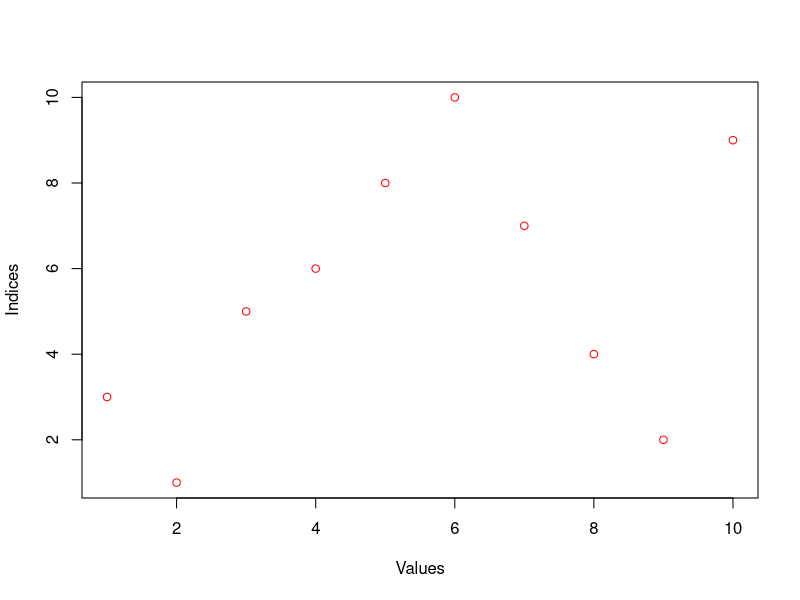
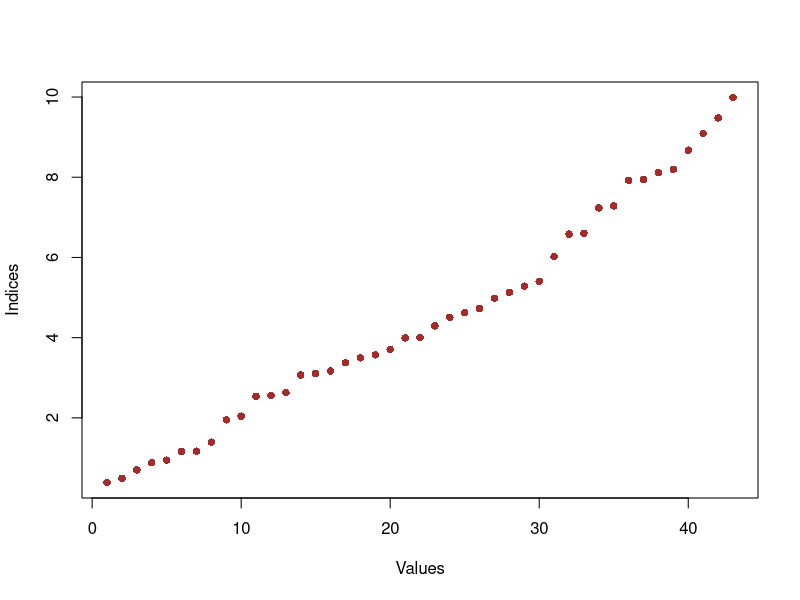
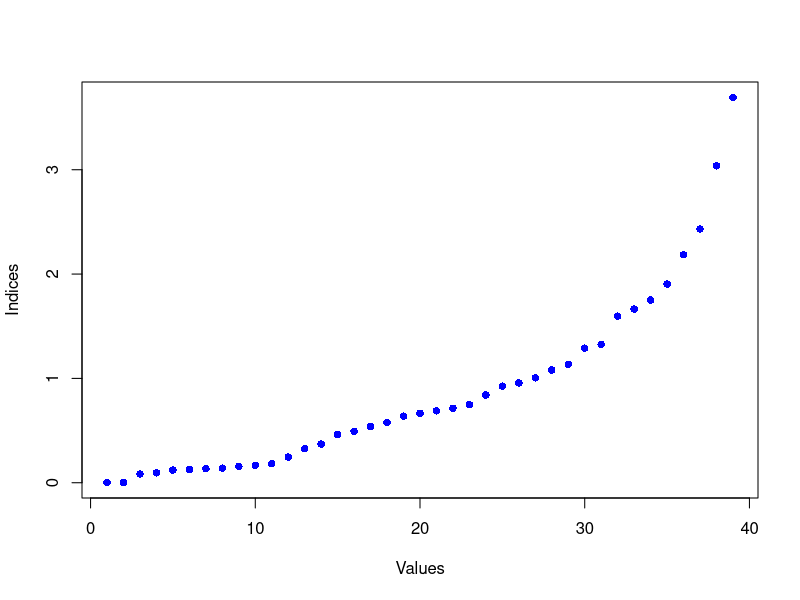
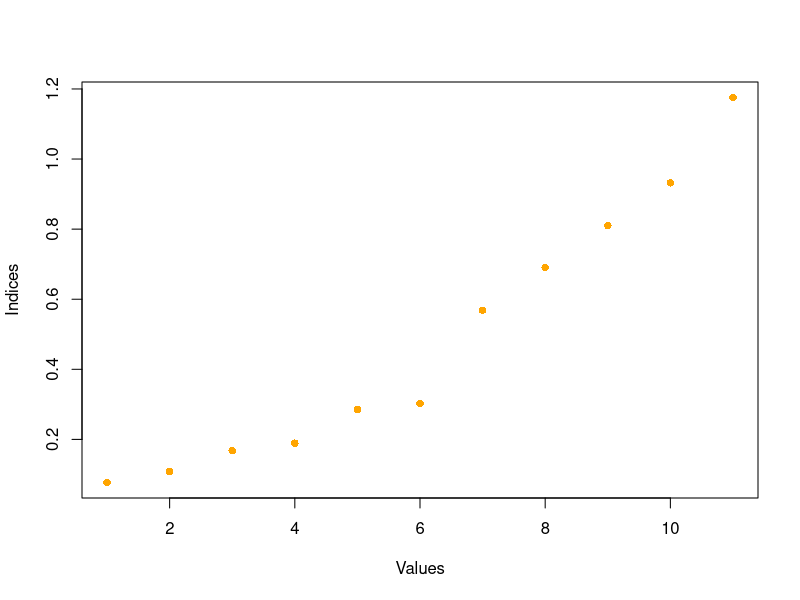

Here is the R script that generated these plots, in order:
# a) Generating random permutations
set.seed(67)

generate_random_permutation <- function (n, p) {
  k <- n  
  
  while(k>=1){
    u <- runif(1, 0, 1)
    I <- floor(k*u) + 1
    temp <- p[I]
    p[I] <- p[k]
    p[k] <- temp
    k <- k-1  
  }
  
  return(p)
}

n <- 10
p <- seq(1, n, 1)
cat("Initial Permutation is: \n")
cat(p)
q <- generate_random_permutation(n, p)
cat("\nFinal Permutation is: \n")
cat(q, "\n")
plot(q, col="red", xlab="Values", ylab="Indices")


# b) Generation of a stationery Poisson Process
generate_stationery_poisson <- function(T, S, lambda){
  t <- 0
  I <- 0
  
  while(t < T){
    u <- runif(1, 0, 1)
    t <- t - (1/lambda)*log(u)
    if (t>T)
      break
    I <- I + 1
    S[I] <- t
  }
  return(S)  
}

T <- 10
S <- c()
lambda <- 5

S <- generate_stationery_poisson(T, S, lambda)
cat("The resultant array is as follows: ", S)
plot(S, col="brown", xlab="Values", ylab="Indices", pch=16)

# c)  
# Algorithm - 1 : Generation of a non-stationery Poisson Process
intensity_function <- function (t, lambda) {
  return(lambda*exp(-t))
}

generate_non_stationery_poisson_algo_1 <- function(T, S, lambda_upper_bound, fn){
  t <- 0
  I <- 0
  
  while(t < T){
    u <- runif(1, 0, 1)
    t <- t - (1/lambda)*log(u)
    if (t>T)
      break
    if(u <= fn(t, lambda)/lambda_upper_bound){
      I <- I + 1
      S[I] <- t      
    }
  }
  return(S)  
}

T <- 1000
S <- c()
lambda <- 40

S <- generate_non_stationery_poisson_algo_1(T, S, lambda, intensity_function)
cat("The resultant array is as follows: ", S)
plot(S ,  col="blue", xlab="Values", ylab="Indices", pch=16)


# Algorithm - 2 : Generation of a non-stationery Poisson Process
intensity_function <- function (t, lambda) {
  return(lambda*exp(-t))
}

generate_non_stationary_poisson_algo2 <- function(fn, intervals, l, k){
  t <- 0
  J <- 1
  I <- 0
  S <- numeric(0)
  flag <- FALSE
  
  while(flag == FALSE){
    u1 <- runif(1)
    X <- (-(1/l[J])*log(u1))
    while(TRUE){
      if(t+X <= intervals[J]){
        t<- t+X
        u2 <- runif(1)
        if(u2 <= fn(t,l[J])/l[J]){
          I <- I+1
          S[I] <- t
        }
        break
      }
      if(J == k+1){
        flag <- TRUE
        break
      }
      X <- (X-intervals[J]+t)*l[J]/l[J+1]
      J <- J + 1
    }
  }
  return(S)
}

intervals <- seq(10,100,5)
k <- length(intervals)-1
l <- numeric(0)

for(i in 0:k+1){
  l[i] = runif(1,1,50)
}
getAns <- generate_non_stationary_poisson_algo2(intensity_function, intervals, l, k)
print(getAns)
plot(getAns,  col="orange", xlab="Values", ylab="Indices", pch=16)